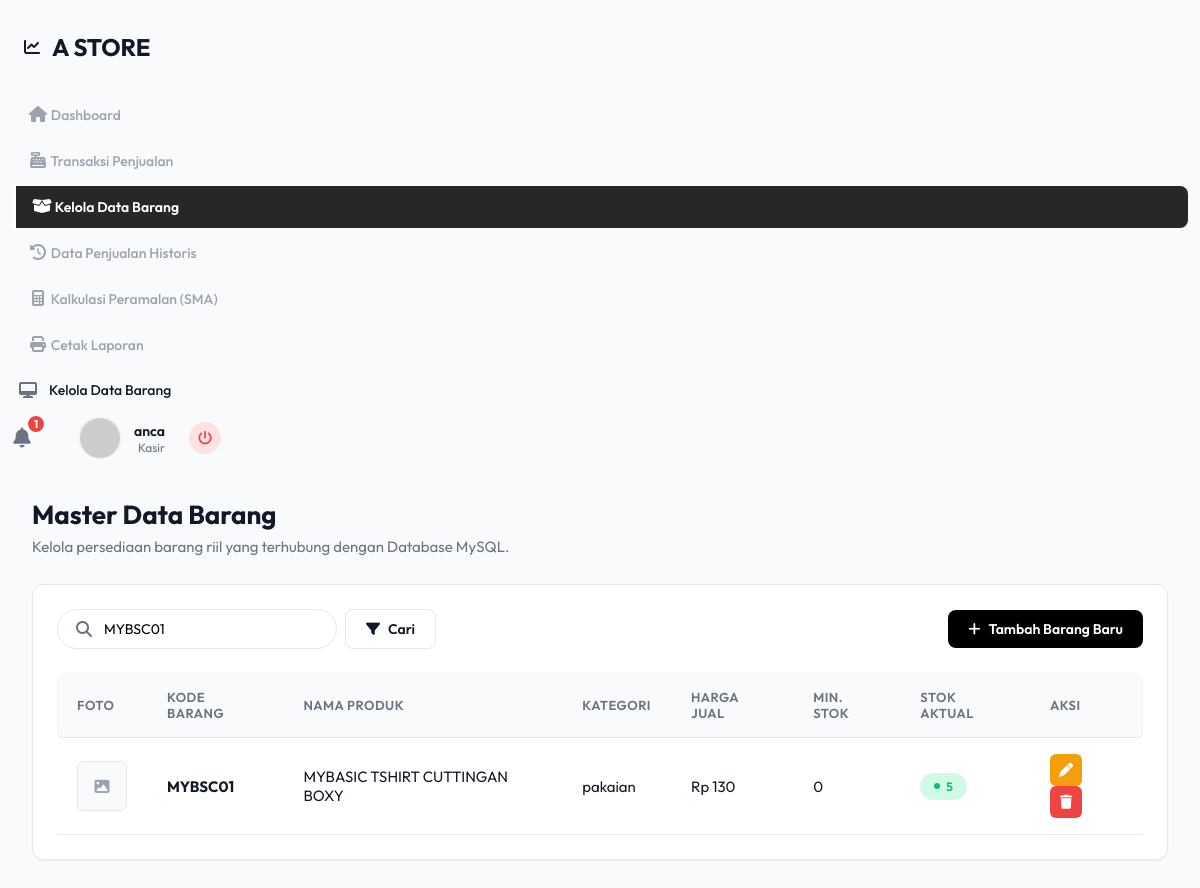
The page /kelola_barang.php?cari=MYBSC01 (signed in) on the database its author committed.
### tables this page shows
CREATE TABLE `tbl_barang` (

  `id_barang` int(11) NOT NULL,

  `kode_barang` varchar(20) NOT NULL,

  `nama_produk` varchar(100) NOT NULL,

  `kategori` varchar(50) NOT NULL,

  `harga_beli` int(11) NOT NULL DEFAULT 0,

  `harga_jual` int(11) NOT NULL DEFAULT 0,

  `stok_min` int(11) NOT NULL,

  `satuan` varchar(20) DEFAULT 'Pcs',

  `deskripsi` text DEFAULT NULL,

  `stok_aktual` int(11) NOT NULL,

  `foto_barang` varchar(255) DEFAULT NULL

);

### config.php (called while the page is built, shortened)
<?php
function get_query($conn, $query) {
    $result = $conn->query($query);
    return $result;
}
?>

### kelola_barang.php (the view, shortened to what this page needs)
<?php
include 'config.php';
?>
<!DOCTYPE html>
<html lang="id">
<head>
    <link rel="stylesheet" href="https://cdnjs.cloudflare.com/ajax/libs/font-awesome/6.4.0/css/all.min.css">
    <link rel="stylesheet" href="assets/css/sweetalert2.min.css">
    <link rel="stylesheet" href="assets/css/style.css">
</head>
<body>
    <div class="layout-wrapper">
        <?php include 'includes/sidebar.php'; ?>
        <div class="main-content">
            <?php include 'includes/topbar.php'; ?>
            <main class="dashboard-content">
                <div class="page-header">
                    <h2>Master Data Barang</h2>
                    <p>Kelola persediaan barang riil yang terhubung dengan Database MySQL.</p>
                </div>
                <div class="chart-card">
                    <div class="action-bar">
                        <form action="" method="GET" style="display:flex;">
                            <div class="search-bar" style="background:#fff; border:1px solid var(--border-color); width:280px; margin-bottom:0;">
                                <i class="fa-solid fa-search"></i>
                                <input type="text" name="cari" placeholder="Cari kode/nama..." value="<?= isset($_GET['cari']) ? htmlspecialchars($_GET['cari']) : '' ?>">
                            </div>
                            <button type="submit" class="btn btn-outline" style="margin-left:8px;"><i class="fa-solid fa-filter"></i> Cari</button>
                        </form>
                        <div class="action-buttons">
                            <button class="btn btn-primary" onclick="openModal('modalTambah')"><i class="fa-solid fa-plus"></i> Tambah Barang Baru</button>
                        </div>
                    </div>
                    <div class="table-responsive">
                        <table class="data-table">
                            <thead>
                                <tr>
                                    <th>Foto</th>
                                    <th>Kode Barang</th>
                                    <th>Nama Produk</th>
                                    <th>Kategori</th>
                                    <th>Harga Jual</th>
                                    <th>Min. Stok</th>
                                    <th>Stok Aktual</th>
                                    <th>Aksi</th>
                                </tr>
                            </thead>
                            <tbody>
                                <?php
                                $cari = isset($_GET['cari']) ? $_GET['cari'] : '';
                                $sql = "SELECT * FROM tbl_barang";
                                if($cari != '') {
                                    $sql .= " WHERE kode_barang LIKE '%$cari%' OR nama_produk LIKE '%$cari%' OR kategori LIKE '%$cari%'";
                                }
                                $sql .= " ORDER BY id_barang DESC";
                                $query = get_query($conn, $sql);
                                if($query->num_rows > 0):
                                    while($row = $query->fetch_assoc()):
                                        $statusStok = ($row['stok_aktual'] <= $row['stok_min']) ? 'status-danger' : 'status-good';
                                ?>
                                <tr>
                                    <td>
                                        <?php if($row['foto_barang'] && file_exists('assets/img/barang/'.$row['foto_barang'])): ?>
                                            <img src="assets/img/barang/<?= $row['foto_barang'] ?>" alt="Foto" style="width: 50px; height: 50px; object-fit: cover; border-radius: 6px; border: 1px solid var(--border-color);">
                                        <?php else: ?>
                                            <div style="width: 50px; height: 50px; background: var(--bg-body); border-radius: 6px; display: flex; align-items: center; justify-content: center; color: var(--text-light); border: 1px solid var(--border-color);">
                                                <i class="fa-solid fa-image"></i>
                                            </div>
                                        <?php endif; ?>
                                    </td>
                                    <td><strong><?= $row['kode_barang'] ?></strong></td>
                                    <td><?= $row['nama_produk'] ?></td>
                                    <td><?= $row['kategori'] ?></td>
                                    <td>Rp <?= number_format($row['harga_jual'],0,',','.') ?></td>
                                    <td><?= $row['stok_min'] ?></td>
                                    <td><span class="status <?= $statusStok ?>"><?= $row['stok_aktual'] ?></span></td>
                                    <td>
                                        <button class="btn-action-icon btn-edit" onclick="editData(<?= htmlspecialchars(json_encode($row)) ?>)" title="Edit Data"><i class="fa-solid fa-pen"></i></button>
                                        <form action="action_barang.php" method="POST" style="display:inline;" onsubmit="return confirmDeleteForm(event, this, 'Yakin ingin menghapus barang <?= htmlspecialchars($row['nama_produk'], ENT_QUOTES) ?>?');">
                                            <button type="submit" class="btn-action-icon btn-delete" title="Hapus"><i class="fa-solid fa-trash"></i></button>
                                        </form>
                                    </td>
                                </tr>
                                <?php
                                    endwhile;
                                else:
                                ?>
                                <tr><td colspan="8" style="text-align:center; padding:30px; color:var(--text-muted)">Tidak ada data barang ditemukan.</td></tr>
                                <?php endif; ?>
                            </tbody>
                        </table>
                    </div>
                </div>
            </main>
        </div>
    </div>
</body>
</html>

### assets/css/style.css (style rules this page uses)
:root { --primary-color: #111111; --primary-light: #F3F4F6; --primary-dark: #000000; --secondary-color: #6B7280; --success-color: #10B981; --success-light: #D1FAE5; --danger-color: #EF4444; --danger-light: #FEE2E2; --warning-color: #F59E0B; --warning-light: #FEF3C7; --bg-body: #F8FAFC; --surface-card: #FFFFFF; --surface-sidebar: #111111; --text-main: #111827; --text-muted: #6B7280; --text-light: #9CA3AF; --border-color: #E5E7EB; --shadow-sm: 0 1px 2px 0 rgba(0, 0, 0, 0.05); --shadow-md: 0 4px 6px -1px rgba(0, 0, 0, 0.1), 0 2px 4px -1px rgba(0, 0, 0, 0.06); --shadow-card: 0 8px 24px -12px rgba(0, 0, 0, 0.05); --sidebar-width: 260px; --topbar-height: 80px; --border-radius-lg: 12px; --border-radius-md: 8px; --border-radius-sm: 6px; --transition-fast: 0.2s ease; --transition-normal: 0.3s ease; }
* { margin: 0; padding: 0; box-sizing: border-box; }
body { font-family: 'Outfit', sans-serif; background-color: var(--bg-body); color: var(--text-main); -webkit-font-smoothing: antialiased; }
.search-bar { display: flex; align-items: center; background-color: var(--bg-body); padding: 10px 18px; border-radius: 99px; width: 320px; border: 1px solid transparent; transition: all var(--transition-fast); }
.search-bar i { color: var(--text-muted); margin-right: 12px; }
.search-bar input { border: none; background: transparent; outline: none; width: 100%; font-family: inherit; font-size: 14px; }
.dashboard-content { padding: 32px; display: flex; flex-direction: column; gap: 28px; }
.page-header h2 { font-size: 26px; font-weight: 700; margin-bottom: 6px; }
.page-header p { color: var(--text-muted); font-size: 15px; }
.btn { padding: 10px 20px; border-radius: var(--border-radius-md); font-family: inherit; font-size: 14px; font-weight: 600; cursor: pointer; border: none; display: inline-flex; align-items: center; gap: 8px; transition: var(--transition-fast); }
.btn-primary { background-color: var(--primary-dark); color: white; }
.btn-outline { background-color: #FFFFFF; color: var(--text-main); border: 1px solid var(--border-color); }
.chart-card { background: var(--surface-card); border-radius: var(--border-radius-lg); padding: 24px; box-shadow: var(--shadow-sm); border: 1px solid var(--border-color); }
.table-responsive { overflow-x: auto; }
.data-table { width: 100%; border-collapse: separate; border-spacing: 0; }
.data-table th, .data-table td { padding: 16px 20px; text-align: left; border-bottom: 1px solid var(--border-color); }
.data-table th { font-size: 13px; font-weight: 600; color: var(--text-muted); text-transform: uppercase; letter-spacing: 0.5px; background-color: var(--bg-body); }
.data-table th:first-child { border-top-left-radius: var(--border-radius-sm); border-bottom-left-radius: var(--border-radius-sm); }
.data-table th:last-child { border-top-right-radius: var(--border-radius-sm); border-bottom-right-radius: var(--border-radius-sm); }
.data-table tbody tr { transition: background-color var(--transition-fast); }
.data-table td { font-size: 15px; color: var(--text-main); vertical-align: middle; }
.status { padding: 6px 14px; border-radius: 99px; font-size: 12px; font-weight: 600; display: inline-flex; align-items: center; }
.status::before { content: ''; width: 6px; height: 6px; border-radius: 50%; margin-right: 6px; }
.status-good { background-color: var(--success-light); color: var(--success-color); }
.status-good::before { background-color: var(--success-color); }

### kelola_barang.php (style rules this page uses)
.action-bar { display: flex; justify-content: space-between; align-items: center; margin-bottom: 24px; flex-wrap: wrap; gap: 16px; }
.action-buttons { display: flex; gap: 12px; }
.btn-outline { background: transparent; border: 1px solid var(--border-color); color: var(--text-main); }
.btn-action-icon { width: 32px; height: 32px; border-radius: 6px; display: inline-flex; align-items: center; justify-content: center; border: none; cursor: pointer; color: white; margin-right: 4px; font-size:14px; }
.btn-edit { background: var(--warning-color); }
.btn-delete { background: var(--danger-color); }

### rows shown on the page
tbl_barang: kode_barang "MYBSC01", nama_produk "MYBASIC TSHIRT CUTTINGAN BOXY", kategori "pakaian", harga_jual "130", stok_min "0", stok_aktual "5"

### other values the page prints
$dataKritis['jml'] "1"
$namaUser "anca"
$roleUser "Kasir"
